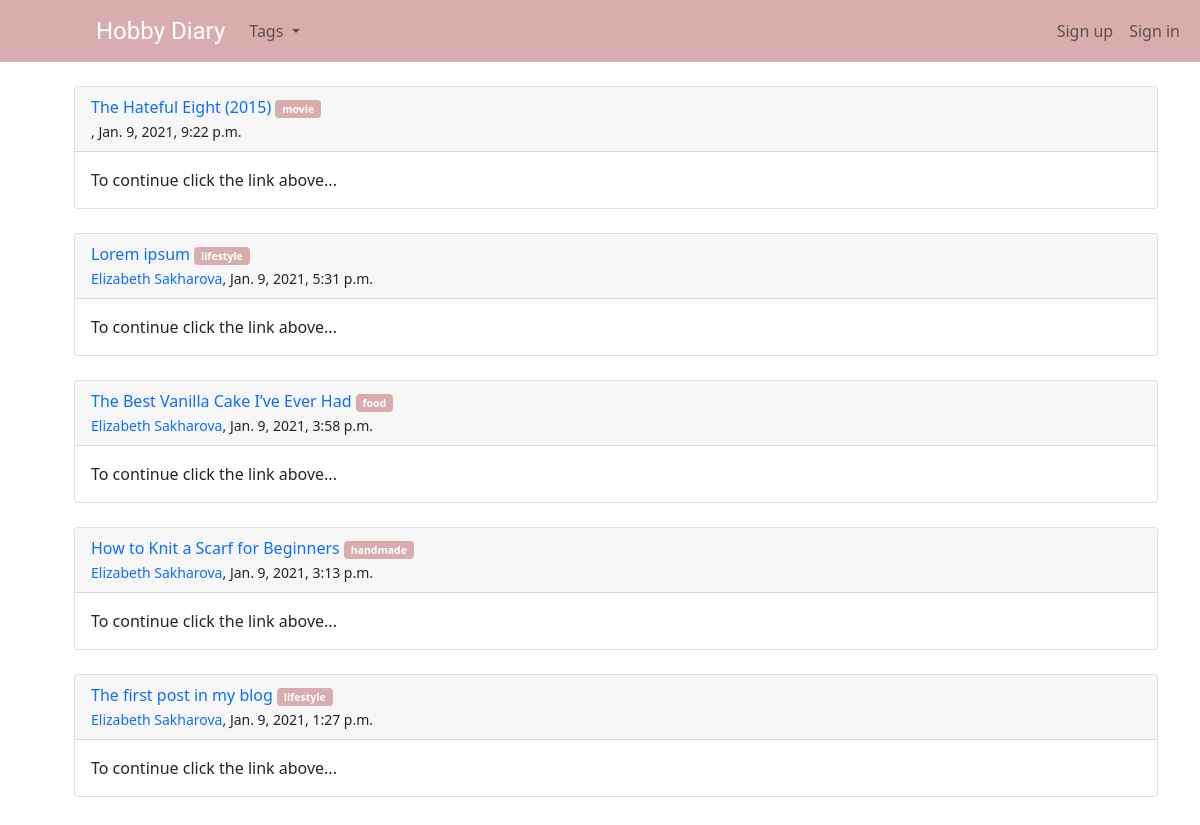
The app's page /, older data.
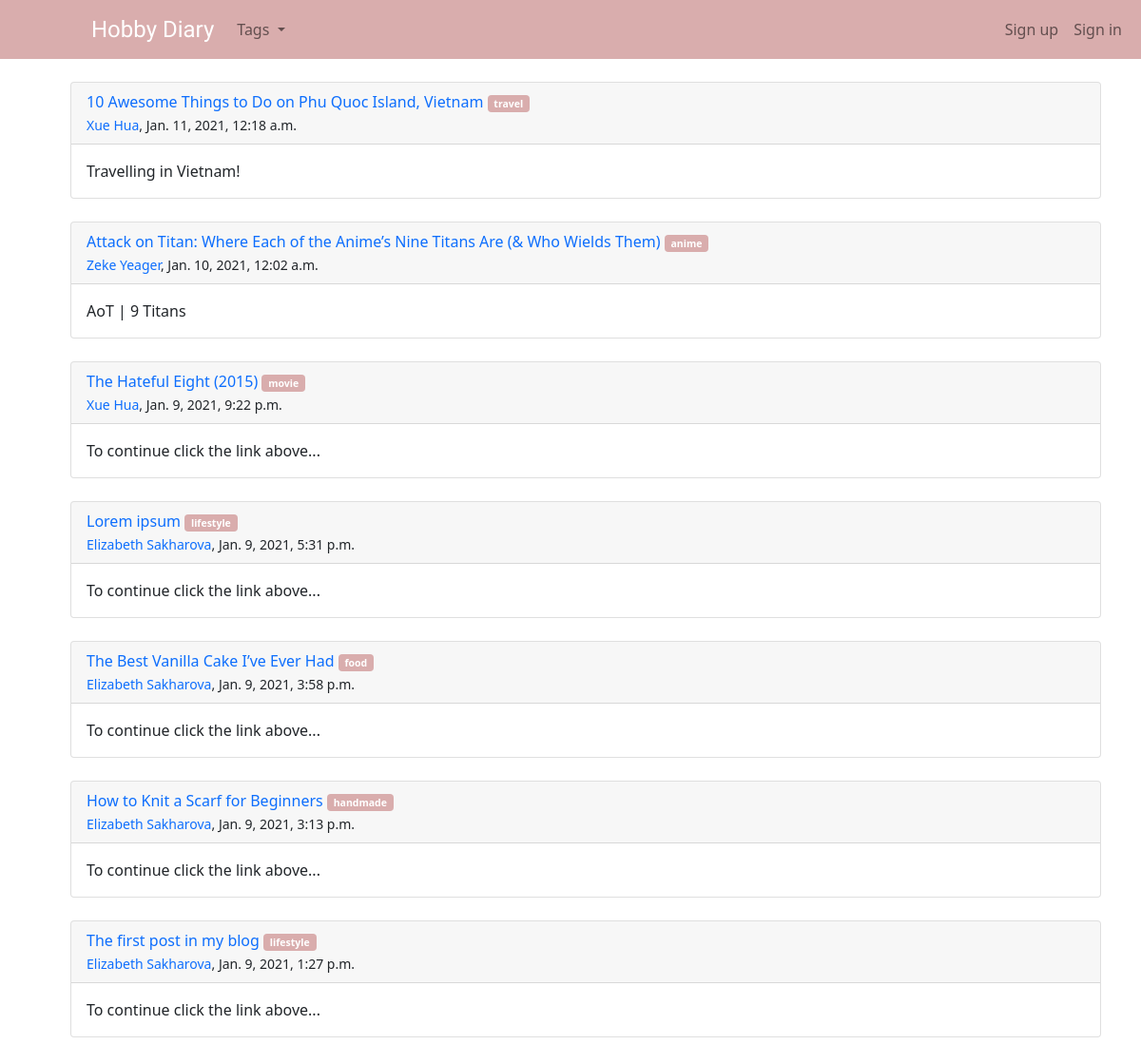
The same page, newer data.
### theblog/models.py (models this page shows, shortened)
class Post(models.Model):
  title = models.CharField(max_length=255)
  header_image = models.ImageField(null=True, blank=True, upload_to='images/')
  author = models.ForeignKey(User, on_delete=models.CASCADE)
  body = RichTextField(blank=True, null=True)
  date = models.DateTimeField(auto_now_add=True)
  category = models.CharField(max_length=255, default='lifestyle')
  snippet = models.CharField(max_length=255)
  likes = models.ManyToManyField(User, related_name='blog_posts')

### theblog/views.py (the view)
# urls.py: path('', HomeView.as_view(), name='home'),
class HomeView(ListView):
  model = Post
  template_name = 'home.html'
  ordering = ['-date']
  def get_context_data(self, *args, **kwargs):
    cat_menu = Category.objects.all()
    context = super(HomeView, self).get_context_data(*args, **kwargs)
    context['cat_menu'] = cat_menu
    return context

### theblog/models.py (called while the page is built)
  def __str__(self):
    return str(self.name)

### theblog/templates/home.html (shortened to what this page needs)
{% extends 'base.html' %}
{% block content %}
<ul style="list-style-type:none;">
  {% for post in object_list %}
    <li>
        <div class="card">
          <div class="card-header">
            <a href="{% url 'article-detail' post.pk %}" class="text-decoration-none">
              {{ post.title }}
            </a>
            <a href="{% url 'category' post.category|slugify %}">
              <small><span class="badge badge-pill badge-dark" style="color:white; background-color: #d9adad;">{{ post.category }}</span></small>
            </a>
            <br/>
            <small>
              <a href="{% url 'show-profile-page' post.author.profile.id %}" class="text-decoration-none">{{ post.author.first_name }} {{ post.author.last_name }}</a>, {{ post.date }}
            </small>
          </div>
          <div class="card-body">
            <p class="card-text">
              {{ post.snippet }}
            </p>
          </div>
        </div>
    </li>
    <br>
  {% endfor %}
</ul>
{% endblock %}

Row changes from the older to the newer data that the page shows:
added Post: title "10 Awesome Things to Do on Phu Quoc Island, Vietnam", category "travel", author.first_name "Xue", author.last_name "Hua", date "Jan. 11, 2021, 12:18 a.m.", snippet "Travelling in Vietnam!"
added Post: title "Attack on Titan: Where Each of the Anime’s Nine Titans Are (& Who Wields Them)", category "anime", author.first_name "Zeke", author.last_name "Yeager", date "Jan. 10, 2021, 12:02 a.m.", snippet "AoT | 9 Titans"
changed through a linked row, Post "The Hateful Eight (2015)": author.first_name (not shown) → "Xue"; author.last_name (not shown) → "Hua"
